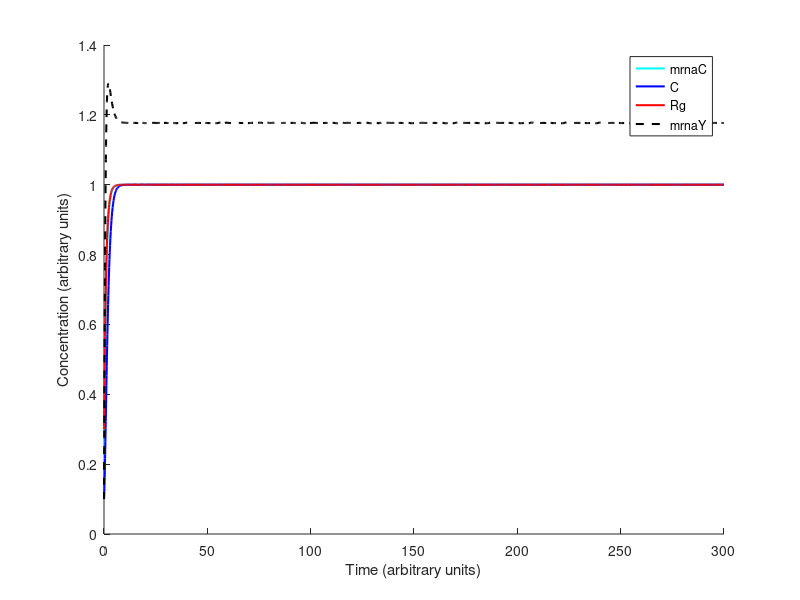

Source code (MATLAB):
%Basic model for the CRISPR system
% Two main reactions:
% C + Rg <-k_minus, k_plus-> CRg
% CRg + O <-k_2, k_1-> CRgO
% Where "O" I believe is a repressor for YFP

function crispr_model

clear all

%declare model parameters
% Production and degradation terms
global alpha_mrnaC
global alpha_mrnaY
global alpha_Rg
global alpha0_mrnaY
global beta_C
global gamma_C
global gamma_mrnaC
global gamma_Rg
global gamma_mrnaY

% Reaction rate constants
global k_minus
global k_plus
global k1
global k2
global n

%assign parameter values
% Production and degradation terms
alpha_mrnaC=1.0;
alpha_mrnaY=1.0;
alpha_Rg=1.0;
alpha0_mrnaY=1.0;
beta_C=1.0;
gamma_C=1.0;
gamma_mrnaC=1.0;
gamma_Rg=1.0;
gamma_mrnaY=1.0;

% Reaction rate constants
k_minus=1.0;
k_plus=1.0;
k1=1.0;
k2=1.0;
n=2.5;

% Set simulation parameters
ODEFUN=@crispr_ode;
options=odeset('Refine', 6);
Tend=300;

% Set initial condition: state = [mrnaC, C, Rg, mrnaY]
x0=[0.2, 0.1, 0.3, 0.1]';

% Run simulation
[t,S]=ode45(ODEFUN, [0,Tend], x0, options);

% Make a plot
figure(1)
hold on
plot(t, S(:,1), 'c', 'Linewidth', 1.5)
plot(t, S(:,2), 'b', 'Linewidth', 1.5)
plot(t, S(:,3), 'r', 'Linewidth', 1.5)
plot(t, S(:,4), 'k--', 'Linewidth', 1.5)
legend('mrnaC', 'C', 'Rg', 'mrnaY', 'Location','Best')
xlabel('Time (arbitrary units)')
ylabel('Concentration (arbitrary units)')

end

% ODE model
function dS=crispr_ode(t,s)

    % Production and degradation terms
    global alpha_mrnaC
    global alpha_mrnaY
    global alpha_Rg
    global alpha0_mrnaY
    global beta_C
    global gamma_C
    global gamma_mrnaC
    global gamma_Rg
    global gamma_mrnaY

    % Reaction rate constants
    global k_minus
    global k_plus
    global k1
    global k2
    global n

    % Differential terms
    mrnaC=s(1); % dCas9 mRNA
    C=s(2); % dCas9
    Rg=s(3); % sgRNA
    mrnaY=s(4); % mRNA to produce YFP

    % Non-differential terms from QSSA
    K = k_plus/k_minus;
    K_a = k2/k1;
    CRg = K*C*Rg;

    mrnaC_dt= alpha_mrnaC - gamma_mrnaC*mrnaC;
    C_dt= beta_C*mrnaC - gamma_C*C + k_minus*CRg - k_plus*C*Rg;
    Rg_dt=alpha_Rg - gamma_Rg*Rg + k_minus*CRg - k_plus*C*Rg;
    mrnaY_dt=alpha_mrnaY/(1 + CRg/K_a)^n - gamma_mrnaY*mrnaY + alpha0_mrnaY;

    dS=[mrnaC_dt, C_dt, Rg_dt, mrnaY_dt]';
end
